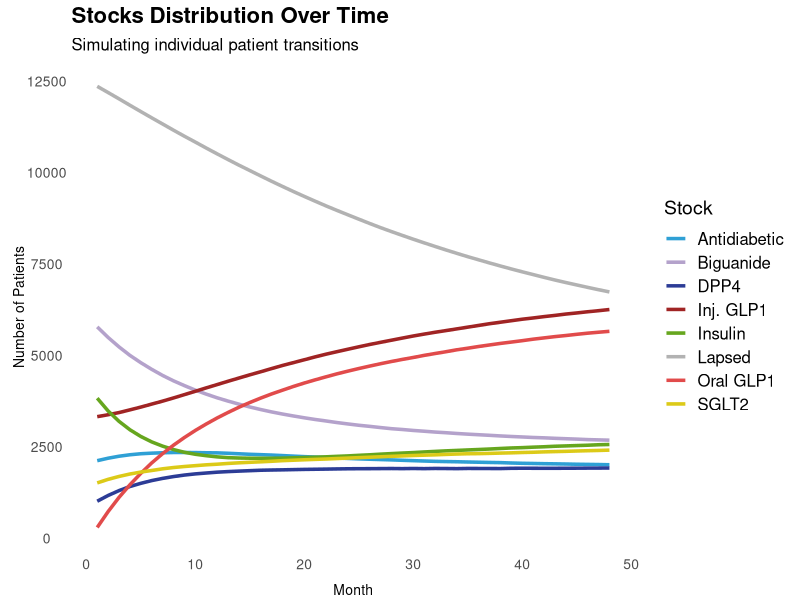

Write the R code that produced this figure.
set.seed(123)  # For reproducibility

# Step 1: Initialize Patients
stock_labels <- c("Lapsed", "Biguanide", "Antidiabetic", "DPP4", "SGLT2", "Insulin", "Oral GLP1", "Inj. GLP1")

initial_state <- c(12351, 5773, 2114, 1006, 1507, 3824, 288, 3318)

# Create a patient-level dataset (each patient assigned to a stock)
patients <- unlist(mapply(rep, stock_labels, initial_state))

# Step 2: Define Transition Matrix
P <- matrix(c(
  0.97, 0.01, 0.01, 0.00, 0.00, 0.00, 0.00, 0.01,  
  0.02, 0.90, 0.02, 0.02, 0.02, 0.01, 0.01, 0.00,  
  0.01, 0.03, 0.85, 0.04, 0.02, 0.02, 0.02, 0.01,  
  0.01, 0.03, 0.04, 0.85, 0.02, 0.02, 0.02, 0.01,  
  0.01, 0.02, 0.02, 0.02, 0.85, 0.02, 0.04, 0.02,  
  0.01, 0.01, 0.02, 0.02, 0.02, 0.85, 0.03, 0.04,  
  0.00, 0.00, 0.00, 0.01, 0.01, 0.02, 0.90, 0.06,  
  0.00, 0.00, 0.00, 0.00, 0.02, 0.02, 0.05, 0.90   
), byrow = TRUE, nrow = 8)


colnames(P) <- stock_labels
rownames(P) <- stock_labels

print(P)

# Step 3: Simulate Over Time

simulate_patients <- function(patients, P, months) {
  
  history <- matrix(0, nrow = months, ncol = length(stock_labels))
  colnames(history) <- stock_labels
  #print(history)
  
  for (month in 1:months) {
    
    #print(history)
    # Count patients in each stock
    history[month, ] <- table(factor(patients, levels = stock_labels))
    #print(history)
    
    # Sample movements for each stock
    new_patients <- patients
 
    
    for (stock in stock_labels) {
      stock_idx <- which(patients == stock)
      num_patients <- length(stock_idx)
      if (num_patients == 0) next
  
      probs <- P[stock, ]
  
      # Step 1: calculate how many go to each destination (floor to avoid rounding issues)
      n_dest <- floor(num_patients * probs)
      remainder <- num_patients - sum(n_dest)
  
      # Step 2: randomly allocate remaining patients to destinations (to match total count)
      if (remainder > 0) {
        extra_indices <- sample(seq_along(probs), size = remainder, prob = probs, replace = TRUE)
        for (i in extra_indices) {
          n_dest[i] <- n_dest[i] + 1
        }
      }
  
      # Step 3: assign patients accordingly
      start <- 1
      for (i in seq_along(stock_labels)) {
        end <- start + n_dest[i] - 1
        if (n_dest[i] > 0) {
          new_patients[stock_idx[start:end]] <- stock_labels[i]
          start <- end + 1
        }
      }
    }
    
    patients <- new_patients
    #print(patients)
  }
  
  return(history)
}



# Run for 24 months
months <- 48

history <- simulate_patients(patients, P, months)

# Step 4: Convert to Data Frame for Visualization
df <- as.data.frame(history)
df$Month <- 1:months
print(df)

df_long <- tidyr::pivot_longer(df, cols = -Month, names_to = "Stock", values_to = "Patients")

# Custom Colors
custom_colors <- c(
  "Lapsed" = "#b2b2b2",        
  "Biguanide" = "#b4a2cb",    
  "Antidiabetic" = "#2fa0d5",  
  "DPP4" = "#2c3c96",         
  "SGLT2" = "#dcca18",        
  "Insulin" = "#66A61E",      
  "Oral GLP1" = "#e14b4b",    
  "Inj. GLP1" = "#a02424"     
)

# Step 5: Plot the Evolution
library(ggplot2)

ggplot(df_long, aes(x = Month, y = Patients, color = Stock)) +
  geom_line(size = 1.2) +
  scale_color_manual(values = custom_colors) +  
  theme_minimal(base_size = 14) +
  labs(title = "Stocks Distribution Over Time",
       subtitle = "Simulating individual patient transitions",
       x = "Month", y = "Number of Patients", color = "Stock") +
  theme(legend.position = "right",
        legend.key.size = unit(0.6, "cm"),
        legend.text = element_text(size = 12),
        plot.title = element_text(face = "bold", size = 16),
        plot.subtitle = element_text(size = 12)) +
   theme(axis.text.y = element_blank(),
        axis.ticks.y = element_blank(),
        legend.position = "right") +
  theme(panel.background = element_blank(),
        panel.grid.major = element_blank(),
        panel.grid.minor = element_blank(),
        strip.background = element_blank(),
        strip.text = element_blank(),
        axis.line = element_blank(),
        axis.text.x = element_text(size = 10),
        axis.text.y = element_text(size = 10),
        axis.title.x = element_text(size = 10, vjust = -0.5),
        axis.title.y = element_text(size = 10, vjust = -0.5),
        plot.margin = margin(5, 5, 5, 5, "pt")) 
